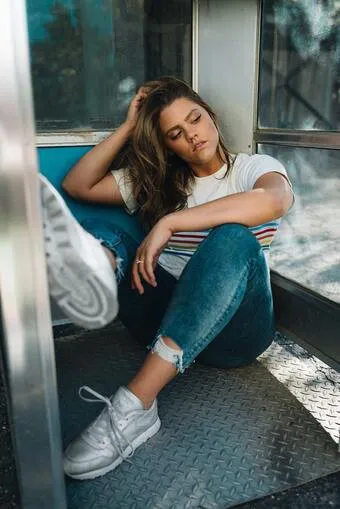
#> input picture 02_图像识别/01_03_使用Python+OpenCV将照片变成卡通照片/image.jpg, 340 x 509 px
$ python main.py
#> lines starting #> are read from the running program, lines starting #| are printed output that depends on the picture
#> the answer given: image.jpg
# -*- coding: utf-8 -*-

'''
/***********************
* * 来源网址及使用说明:https://mp.weixin.qq.com/s/RYIEZVPdITcUlXl-xBeDmA
***********************/
'''

'''
/***********************
* * 简介：要创造卡通效果，我们需要注意两件事：边缘和调色板。这就是照片和卡通的区别所在。
* * 为了调整这两个主要部分，我们将经历四个主要步骤：
* * 1.加载图像
* * 2.创建边缘蒙版
* * 3.减少调色板
* * 4.结合边缘蒙版和彩色图像
***********************/
'''

import cv2
import numpy as np
# required if you use Google Colab
from google.colab.patches import cv2_imshow
from google.colab import files

# 创建加载图像函数
def read_file(filename):
#> called with filename = 'image.jpg'
    img = cv2.imread(filename)
#> img is the input picture: shape (509, 340, 3); mean B, G, R 100.7, 102.5, 92.3
    cv2_imshow(img)
    return img

# 调用创建的read_file()函数来加载图像
uploaded = files.upload()
filename = next(iter(uploaded))
img = read_file(filename)

# 创建边缘蒙版函数。 # 卡通效果强调图像中边缘的厚度，可以使用cv2.adaptiveThreshold()函数监测图像中的边缘
def edge_mask(img, line_size, blur_value):      # blur_value:模糊值
#> called with line_size = 7, blur_value = 7
    gray = cv2.cvtColor(img, cv2.COLOR_BGR2GRAY)    # 将图像转化为灰度图像
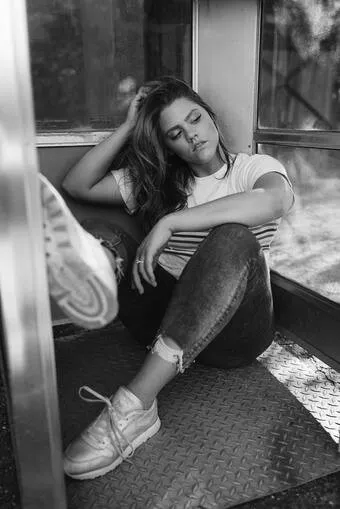
#> gray: shape (509, 340); min 0, max 255, mean 99.2
    gray_blur = cv2.medianBlur(gray, blur_value)    # 对模糊灰度图像进行去噪处理，模糊值越大，图像中出现的黑色噪声就越少
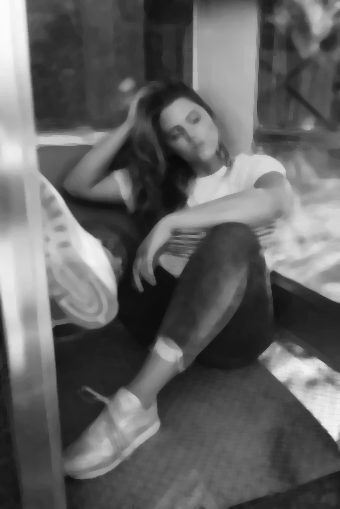
#> gray_blur: shape (509, 340); min 10, max 252, mean 99.3
    # 自适应阈值函数，定义边缘的线条尺寸，较大的线条尺寸意味着图像中强调的较厚边缘
    edges = cv2.adaptiveThreshold(gray_blur, 255, cv2.ADAPTIVE_THRESH_MEAN_C, cv2.THRESH_BINARY, line_size, blur_value)
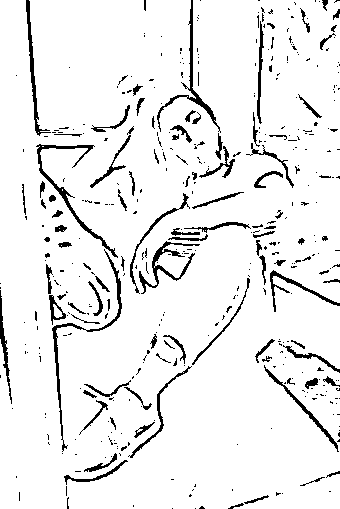
#> edges: shape (509, 340); 92.8% white; black in thin lines or dots
    return edges

# 调用edge_mask()函数，查看结果
line_size = 7
blur_value = 7
edges = edge_mask(img, line_size, blur_value)
cv2_imshow(edges)

'''
/***********************
* * 说明：减少调色板
* * 照片和图画之间的主要区别--就颜色而言--是每一张照片中不同颜色的数量，图画的颜色比照片的颜色少，因此，
* * 我们使用颜色量化来减少照片中的颜色数目。
* * 色彩量化：
* * 为了进行颜色量化，我们采用OpenCV库提供的K-Means聚类算法。
***********************/

# 颜色数字化
def color_quantization(img, k):
    # Transform the image 转化图片
    data = np.float32(img).reshape((-1, 3))

    # Determine criteria 确定标准
    criteria = (cv2.TERM_CRITERIA_EPS + cv2.TERM_CRITERIA_MAX_ITER, 20, 0.001)

    # Implementing K-Means 执行K-Means算法
    ret, label, center = cv2.kmeans(data, k, None, criteria, 10, cv2.KMEANS_RANDOM_CENTERS)
    center = np.uint8(center)
    result = center[label.flatten()]
    result = result.reshape(img.shape)
    return result

# 通过调整k值来确定要应用于图像的颜色数
total_color = 9
img = color_quantization(img, total_color)


/***********************
* * 说明：双边滤波器
* * 在进行颜色量化之后，我们可以使用双边滤波器来降低图像中的噪声。它会给图像带来一点模糊和锐度降低的效果
***********************/

# d:每个像素邻域的直径；   sigmaColor：参数值越大，表示半等色区域越大（等色解释：https://baike.baidu.com/item/%E7%AD%89%E8%89%B2%E5%87%BD%E6%95%B0/22271280?fr=aladdin）
# sigmaSpace:参数的值越大，意味着更远的像素将相互影响，只要他们的颜色足够接近。
blurred = cv2.bilateralFilter(img, d=7, sigmaColor=200, sigmaSpace=200)


/***********************
* * 说明：结合边缘蒙版和彩色图像
* * 最后一步是将我们之前创建的边缘蒙版与彩色处理图像相结合，为此，请使用cv2.bitwise_add函数
***********************/

cartoon = cv2.bitwise_add(blurred, blurred, mask=edges)
'''

# 等待按键，随后退出，销毁窗口
k = cv2.waitKey(0)
#> (key Esc is pressed here)
cv2.destroyAllWindows()

cv2.waitKey(0)
